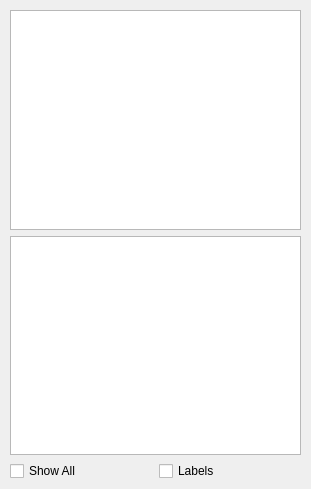
<?xml version="1.0" encoding="UTF-8"?>
<ui version="4.0">
 <class>Dialog</class>
 <widget class="QDialog" name="Dialog">
  <property name="geometry">
   <rect>
    <x>0</x>
    <y>0</y>
    <width>311</width>
    <height>489</height>
   </rect>
  </property>
  <property name="maximumSize">
   <size>
    <width>311</width>
    <height>489</height>
   </size>
  </property>
  <property name="windowTitle">
   <string>Dialog</string>
  </property>
  <widget class="QWidget" name="gridLayoutWidget">
   <property name="geometry">
    <rect>
     <x>10</x>
     <y>10</y>
     <width>291</width>
     <height>471</height>
    </rect>
   </property>
   <layout class="QGridLayout" name="gridLayout">
    <property name="sizeConstraint">
     <enum>QLayout::SetNoConstraint</enum>
    </property>
    <item row="0" column="0">
     <layout class="QVBoxLayout" name="verticalLayout">
      <item>
       <widget class="QGraphicsView" name="graphicsView"/>
      </item>
      <item>
       <widget class="QTableWidget" name="ContoursTable"/>
      </item>
      <item>
       <layout class="QHBoxLayout" name="horizontalLayout">
        <item>
         <widget class="QCheckBox" name="checkBox_2">
          <property name="text">
           <string>Show All</string>
          </property>
         </widget>
        </item>
        <item>
         <widget class="QCheckBox" name="checkBox">
          <property name="text">
           <string>Labels</string>
          </property>
         </widget>
        </item>
       </layout>
      </item>
     </layout>
    </item>
   </layout>
  </widget>
 </widget>
 <resources/>
 <connections/>
</ui>
